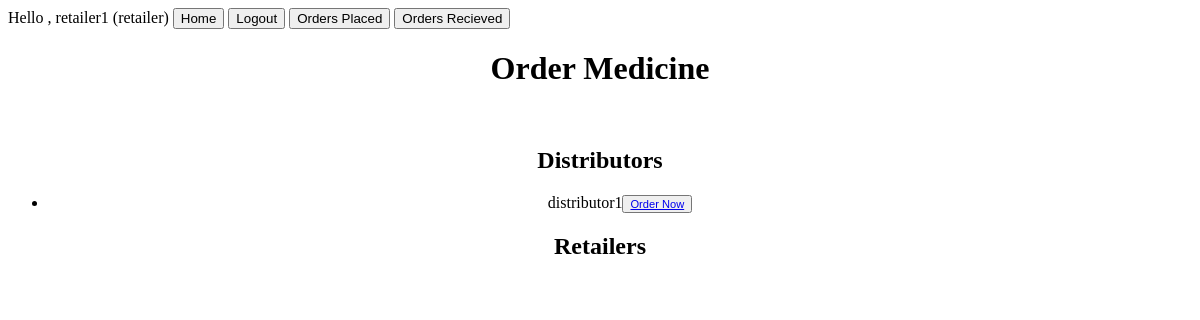
The app's page /med/medicine/2/order (signed in), older data.
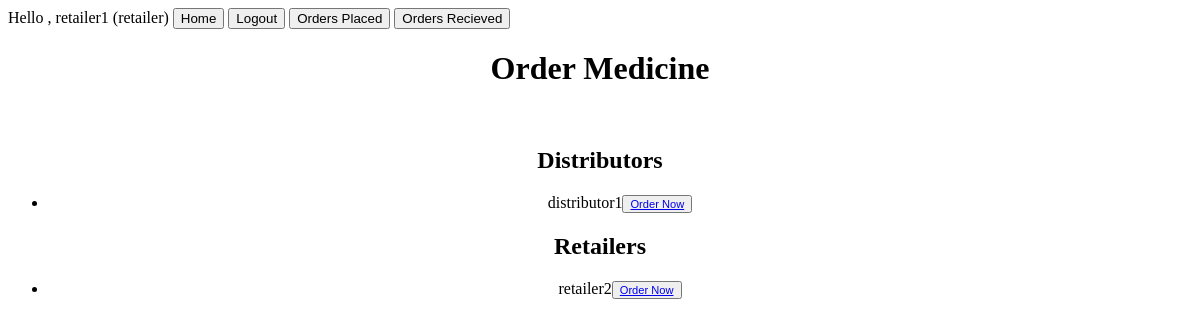
The same page, newer data.
### med/models.py (models this page shows, shortened)
class UserProfile(models.Model):
    user=models.OneToOneField(User,on_delete=models.CASCADE,primary_key=True,related_name="profile_user")
    role_choice=(('retailer',"retailer"),('distributor',"distributor"),('supplier',"supplier"))
    role=models.CharField(max_length=15,choices=role_choice,default=None)
    is_supplier=models.BooleanField(default=False)

### med/views.py (the view)
# urls.py: path('medicine/<int:id>/order',views.order,name='order'),
@login_required(login_url='med:login')
def order(request,id):
    medicine_det=medicine.objects.get(pk=id)
    retailers=medicine_det.user.filter(role="retailer").exclude(user=request.user.profile_user)
    distributors=medicine_det.user.filter(role="distributor")
    return render(request,'med/order.html',{'retailers':retailers,'distributors':distributors,'medicine':medicine_det})

### med/templates/med/order.html (shortened to what this page needs)
<a>Hello , {{ request.user.username }} ({{ request.user.profile_user.role }})</a>
<a href={% url 'med:home' %}><button>Home</button></a>
  <a href={% url 'med:logout' %}><button>Logout</button></a>
  <a href={% url 'med:recent_orders_p' %}><button>Orders Placed</button></a>
  <a href={% url 'med:recent_orders_r' %}><button>Orders Recieved</button></a>
  <center><h1>Order Medicine</h1>
  <body>
  <br>
  <b><h2>Distributors</h2></b>
  {% for distributor in distributors %}
  <ul>
    <li>{{ distributor.user.username }}<t><button><small><a href="{% url 'med:place_order' med_id=medicine.id s_id=distributor.pk %}">Order Now</small></button></a>
   </li>
   </ul>
   {% endfor %}
  <b><h2>Retailers</h2></b>
  {% for retailer in retailers %}
  <ul>
    <li>{{ retailer.user.username }}<t><button><small><a href="{% url 'med:place_order' med_id=medicine.id s_id=retailer.pk %}">Order Now</small></button></a>
   </li>
   </ul>
   {% endfor %}
  </center>

Row changes from the older to the newer data that the page shows:
added UserProfile: user.username "retailer2", shown under "Retailers"
